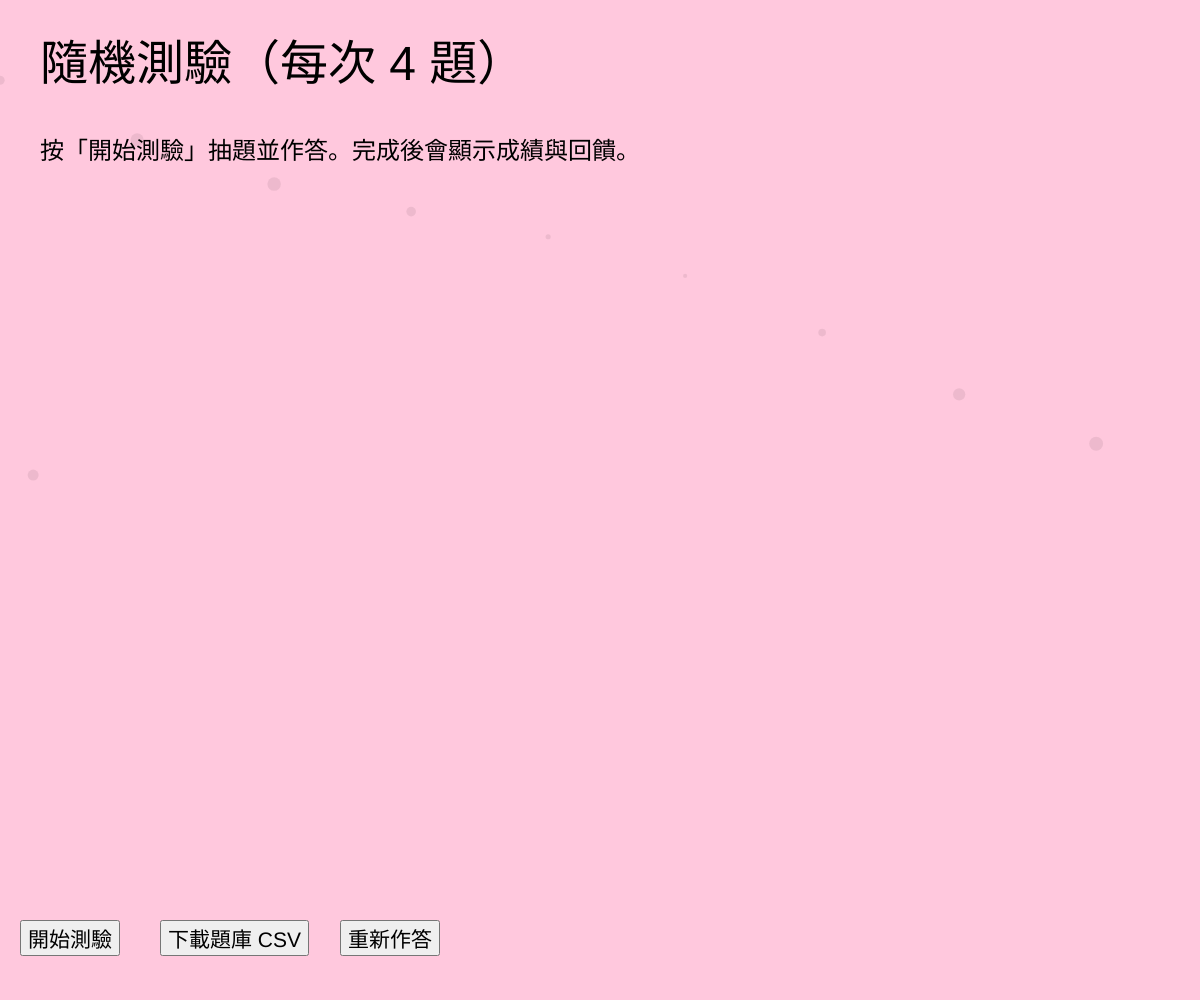
Frame 1 (no input)
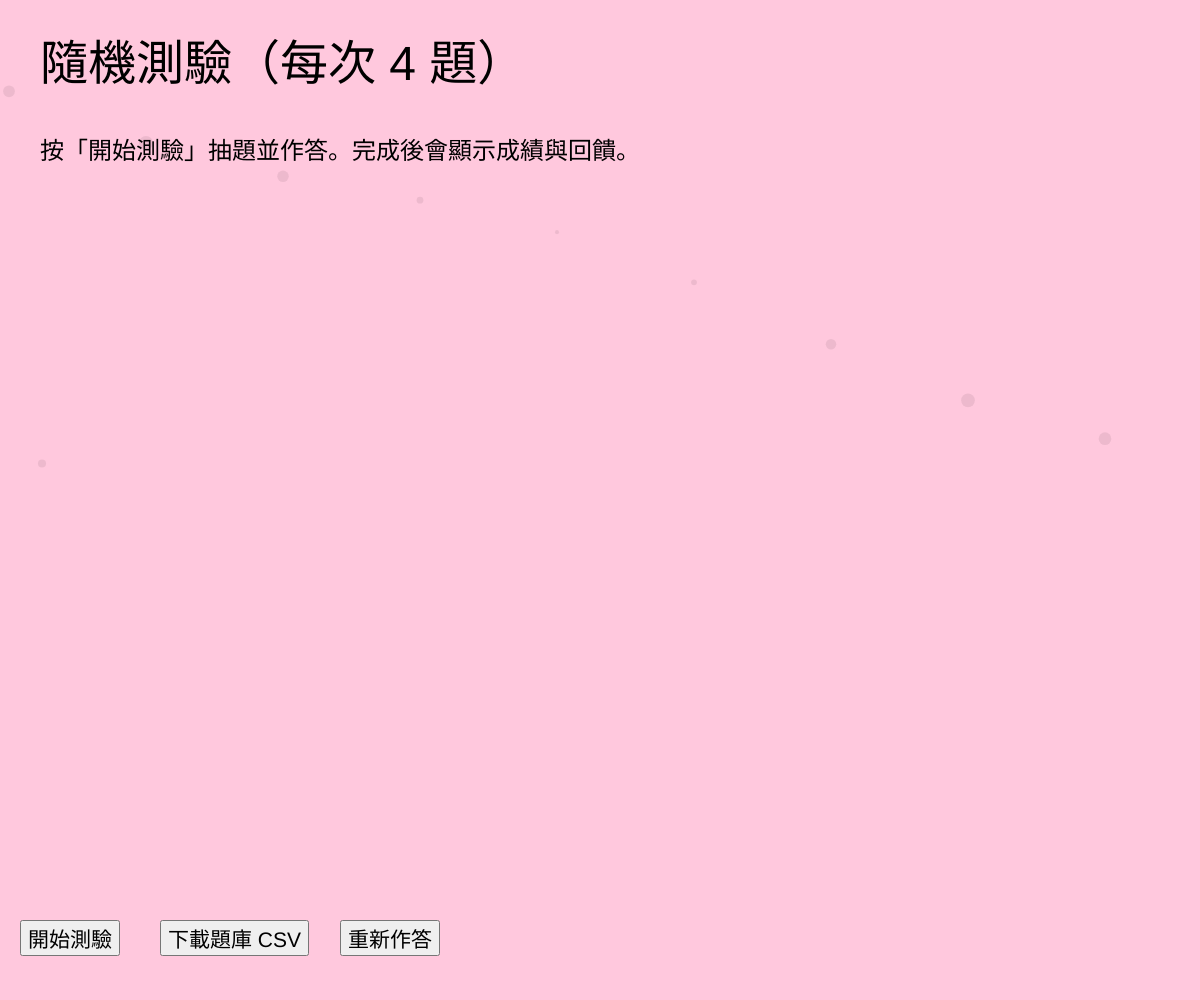
Frame 60 (no input)
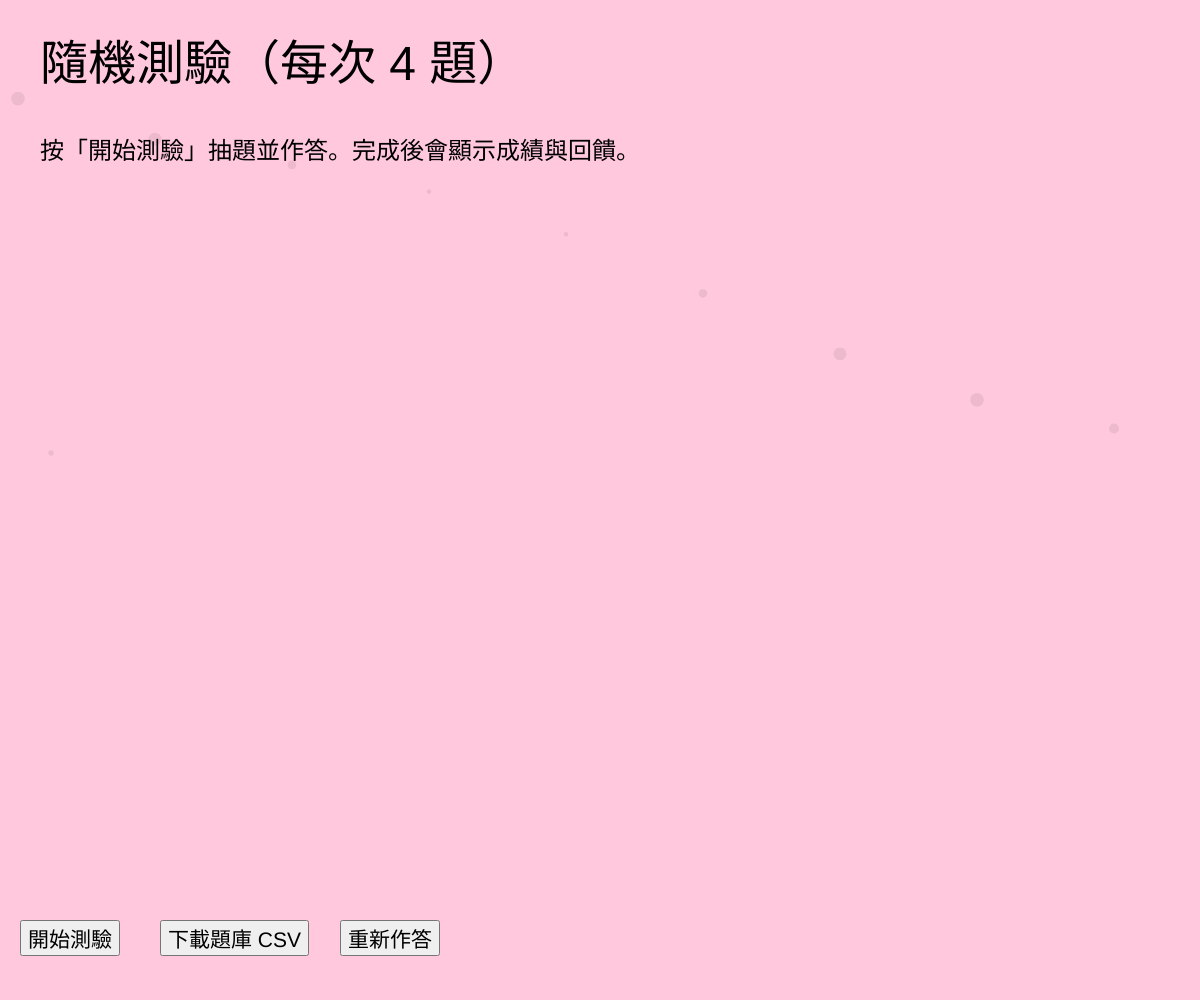
Frame 120 (the mouse pressed at the canvas centre since frame 60)

The p5.js sketch that drew these frames (run headless with seeded random() and noise() and a simulated clock; from frame 60 on, the mouse is pressed at the canvas centre):

// p5.js sketch
// ── sketch.js
let questions = [];
let quiz = [];
let currentIndex = 0;
let score = 0;
let state = 'intro'; // intro, quiz, result
let buttons = [];
let startBtn, downloadBtn, retryBtn;
let messageDiv;
let particles = [];

function setup() {
  createCanvas(windowWidth, windowHeight);
  textFont('Arial');
  initQuestionBank();
  createUI();
  positionUI();
}

function draw() {
  background('#ffc8dd'); // 背景改為粉色 #ffc8dd
  drawBackgroundParticles();
  fill(0); // 文字顏色改為黑色 #000000
  noStroke();
  if (state === 'intro') {
    drawIntro();
  } else if (state === 'quiz') {
    drawQuestion();
  } else if (state === 'result') {
    drawResult();
  }
  updateParticles();
}

function initQuestionBank() {
  // p5.js 題庫
  questions = [
    {id:1, q:"setup() 在 p5.js 中會在何時執行？", choices:["每一幀都執行","只執行一次（程式初始化時）","每次滑鼠點擊時執行","只有在 resize 時執行"], a:1, fb:"setup() 只在程式啟動時執行一次，用來建立 canvas 與初始化變數。"},
    {id:2, q:"draw() 的主要用途是？", choices:["只在初始化時執行一次","每一幀連續執行以更新畫面","只在滑鼠移動時執行","僅用於載入資源"], a:1, fb:"draw() 在預設情況下每一幀都會執行，常用來持續更新動畫或互動。"},
    {id:3, q:"createCanvas() 通常放在哪個函式內？", choices:["preload()","setup()","draw()","任何函式皆可"], a:1, fb:"createCanvas() 通常放在 setup() 內，用以建立繪圖區域。"},
    {id:4, q:"mouseX 在 p5.js 中表示什麼？", choices:["滑鼠是否被按下","滑鼠的 x 座標（相對於 canvas）","滑鼠移動的速度","滑鼠的按鍵編號"], a:1, fb:"mouseX 與 mouseY 分別表示滑鼠在 canvas 上的 x、y 座標。"},
    {id:5, q:"呼叫 noLoop() 會發生什麼事？", choices:["停止 draw() 的重複呼叫，使畫面停止更新","清除畫布內容","重設所有變數為初始值","加速 frameRate()"], a:0, fb:"noLoop() 會停止 draw() 的迴圈，畫面不再自動更新，除非呼叫 loop()。"},
    {id:6, q:"frameRate(30) 的作用是？", choices:["設定文字大小為 30","設定每秒幀數為 30","設定畫布寬度為 30","設定隨機數的上限為 30"], a:1, fb:"frameRate(n) 用來設定每秒繪製幀數（FPS）。"},
    {id:7, q:"stroke() 在 p5.js 中用來做什麼？", choices:["設定形狀的填色","設定形狀的外框（邊線）顏色","設定文字字型","清除畫布"], a:1, fb:"stroke() 設定形狀或線條的邊線顏色；fill() 則用於填充內部。"},
    {id:8, q:"preload() 的主要用途是？", choices:["每一幀都執行初始化","在程式開始前同步載入資源（如影像、聲音）","用於顯示結果畫面","取代 setup() 的功能"], a:1, fb:"preload() 用於在程式啟動前載入外部資源，確保資源可用後才進行 setup()。"},
    {id:9, q:"image(img, x, y) 在 p5.js 中用於？", choices:["畫矩形","顯示影像（image）","設定字型","改變座標系統"], a:1, fb:"image() 用來在畫布上顯示事先載入的影像物件。"},
    {id:10, q:"rectMode(CENTER) 會改變什麼行為？", choices:["將矩形的定位原點改為中心點","改變矩形的顏色","讓矩形自動旋轉","啟用矩形的圓角效果"], a:0, fb:"rectMode(CENTER) 使 rect(x,y,w,h) 的 x,y 以矩形中心為基準。"},
    {id:11, q:"random(10, 20) 回傳什麼類型的值？", choices:["介於 0 到 1 的數值","整數 10 到 20（含）","介於 10 到 20 的浮點數","回傳陣列"], a:2, fb:"random(a,b) 傳回介於 a 與 b 之間的浮點數（含 a，接近但通常不含 b）。若需整數可用 floor() 或 int()。"},
    {id:12, q:"createButton('OK') 回傳的是什麼？", choices:["p5 的 DOM 元素（p5.Element）","單純的字串 'button'","Canvas 元素","沒有回傳值"], a:0, fb:"createButton 會回傳一個 p5.Element，可以呼叫 .mousePressed() 等方法設定事件。"}
  ];
}

function createUI() {
  // 清理舊 DOM（保留 canvas）
  // 只移除上一次建立的 controls（避免移除 canvas）
  selectAll('button').forEach(b => b.remove());
  selectAll('div').forEach(d => {
    if (d.elt && d.elt.id && d.elt.id !== 'defaultCanvas0') d.remove();
    if (d.elt && !d.elt.id && d.html() === '') d.remove();
  });

  startBtn = createButton('開始測驗');
  startBtn.mousePressed(startQuiz);

  downloadBtn = createButton('下載題庫 CSV');
  downloadBtn.mousePressed(downloadCSV);

  retryBtn = createButton('重新作答');
  retryBtn.mousePressed(() => {
    startQuiz();
  });

  messageDiv = createDiv('');
  messageDiv.style('color', '#000'); // 訊息文字改為黑色
  messageDiv.style('font-size', '16px'); // 放大訊息字體
  messageDiv.style('max-width', '60%');
}

function positionUI() {
  // 將按鈕放在視窗左下角（響應式）
  let padding = 20;
  let btnY = height - 80;
  startBtn.position(padding, btnY);
  downloadBtn.position(padding + 140, btnY);
  retryBtn.position(padding + 320, btnY);
  messageDiv.position(padding, btnY + 40);

  // 若已建立選項按鈕，重新定位
  if (buttons && buttons.length) {
    let btnX = width * 0.55;
    let btnW = constrain(width * 0.38, 220, 560);
    let startY = height * 0.25;
    let spacing = min(56, height * 0.08);
    for (let i = 0; i < buttons.length; i++) {
      buttons[i].position(btnX, startY + i * spacing);
      buttons[i].size(btnW, 44);
      // 調整按鈕字體大小與顏色
      buttons[i].style('font-size', `${max(16, floor(width * 0.018))}px`);
      buttons[i].style('color', '#000');
    }
  }

  // 調整三個控制按鈕字體顏色/大小
  startBtn.style('font-size', `${max(16, floor(width * 0.018))}px`);
  downloadBtn.style('font-size', `${max(16, floor(width * 0.018))}px`);
  retryBtn.style('font-size', `${max(16, floor(width * 0.018))}px`);
  startBtn.style('color', '#000');
  downloadBtn.style('color', '#000');
  retryBtn.style('color', '#000');
}

function startQuiz() {
  // 亂數抽題
  quiz = shuffleArray(questions).slice(0, 4);
  currentIndex = 0;
  score = 0;
  state = 'quiz';
  messageDiv.html('');
  buttons.forEach(b => b.remove());
  buttons = [];
  createChoiceButtons();
  positionUI();
}

function createChoiceButtons() {
  buttons.forEach(b => b.remove());
  buttons = [];
  let btnX = width * 0.55;
  let btnW = constrain(width * 0.38, 220, 560);
  let startY = height * 0.25;
  let spacing = min(56, height * 0.08);
  for (let i = 0; i < 4; i++) {
    let b = createButton('');
    b.position(btnX, startY + i * spacing);
    b.size(btnW, 44);
    b.mousePressed(() => handleChoice(i));
    b.style('text-align', 'left');
    b.style('padding-left', '12px');
    b.style('background-color', '#ffffff');
    b.style('border-radius', '6px');
    b.style('border', '1px solid rgba(0,0,0,0.12)');
    b.style('color', '#000');
    buttons.push(b);
  }
  updateChoiceButtons();
}

function updateChoiceButtons() {
  if (state !== 'quiz') return;
  let item = quiz[currentIndex];
  for (let i = 0; i < 4; i++) {
    buttons[i].html(String.fromCharCode(65 + i) + '. ' + item.choices[i]);
  }
}

function drawIntro() {
  push();
  fill(0); // 文字黑色
  textSize(min(48, width * 0.06)); // 放大標題字體
  text('隨機測驗（每次 4 題）', 40, 80);
  textSize(min(24, width * 0.03)); // 放大描述字體
  text('按「開始測驗」抽題並作答。完成後會顯示成績與回饋。', 40, 140, width * 0.5);
  pop();
}

function drawQuestion() {
  let item = quiz[currentIndex];
  push();
  fill(0); // 題目文字改為黑色
  textSize(min(30, width * 0.035)); // 放大題目字體
  textAlign(LEFT, TOP);
  text('題目 ' + (currentIndex + 1) + ' / ' + quiz.length, 40, 40);
  textSize(min(26, width * 0.026)); // 放大問題內容字體
  let maxW = width * 0.45;
  text(item.q, 40, 80, maxW, height * 0.6);
  pop();
}

function handleChoice(choiceIndex) {
  let item = quiz[currentIndex];
  let correct = (choiceIndex === item.a);
  if (correct) {
    score++;
    spawnParticles(true);
  } else {
    spawnParticles(false);
  }
  // 顯示當題回饋短暫提示
  messageDiv.html((correct ? '答對！ ' : '答錯。 ') + item.fb);
  // 間隔後進入下一題或結束
  setTimeout(() => {
    currentIndex++;
    messageDiv.html('');
    if (currentIndex >= quiz.length) {
      state = 'result';
      buttons.forEach(b => b.hide());
    } else {
      updateChoiceButtons();
    }
  }, 800);
}

function drawResult() {
  push();
  fill(0); // 結果文字改為黑色
  textSize(min(40, width * 0.045)); // 放大標題字體
  textAlign(LEFT, TOP);
  text('測驗結果', 40, 60);
  textSize(min(28, width * 0.03)); // 放大副標題字體
  text('得分: ' + score + ' / ' + quiz.length, 40, 110);

  let pct = Math.round((score / quiz.length) * 100);
  let fb = feedbackForScore(pct);
  textSize(min(24, width * 0.024)); // 放大回饋字體
  text('正確率: ' + pct + '%', 40, 150);
  text('回饋: ' + fb, 40, 190, width * 0.45);

  // 視覺化：根據成績顯示不同的動畫（位置響應式）
  let baseX = width * 0.65;
  let baseY = height * 0.2;
  if (pct >= 75) {
    fill(255, 215, 0, 200);
    for (let i = 0; i < 6; i++) {
      ellipse(baseX + sin(frameCount * 0.05 + i) * (width * 0.03), baseY + i * (height * 0.05), 18, 18);
    }
  } else if (pct >= 50) {
    fill(100, 200, 255, 200);
    rect(baseX - 20, baseY + 40, width * 0.25, height * 0.18, 12);
  } else {
    fill(255, 100, 100, 160);
    for (let i = 0; i < 8; i++) {
      triangle(baseX + i * (width * 0.015), baseY + height * 0.18, baseX + i * (width * 0.015) + 6, baseY + height * 0.14, baseX + i * (width * 0.015) + 12, baseY + height * 0.18);
    }
  }
  pop();
}

function feedbackForScore(pct) {
  if (pct === 100) return "太棒了！完全答對，繼續保持！";
  if (pct >= 75) return "表現良好，但還有進步空間。";
  if (pct >= 50) return "基礎概念掌握，但建議再複習。";
  return "多做練習並複習相關知識再挑戰一次。";
}

function downloadCSV() {
  // 產生 CSV 內容
  let lines = [];
  lines.push(['id','question','choiceA','choiceB','choiceC','choiceD','answerIndex','feedback'].join(','));
  questions.forEach(q => {
    // 以雙引號包住，並替換內部雙引號
    let row = [
      q.id,
      '"' + q.q.replace(/"/g, '""') + '"',
      '"' + q.choices[0].replace(/"/g, '""') + '"',
      '"' + q.choices[1].replace(/"/g, '""') + '"',
      '"' + q.choices[2].replace(/"/g, '""') + '"',
      '"' + q.choices[3].replace(/"/g, '""') + '"',
      q.a,
      '"' + q.fb.replace(/"/g, '""') + '"'
    ];
    lines.push(row.join(','));
  });
  let csv = lines.join('\r\n');
  // 建立下載
  let blob = new Blob([csv], {type: 'text/csv;charset=utf-8;'});
  let url = URL.createObjectURL(blob);
  let a = createA(url, 'download');
  a.attribute('download', 'question_bank.csv');
  a.elt.click();
  URL.revokeObjectURL(url);
  a.remove();
}

function shuffleArray(arr) {
  let copy = arr.slice();
  for (let i = copy.length - 1; i > 0; i--) {
    let j = Math.floor(Math.random() * (i + 1));
    [copy[i], copy[j]] = [copy[j], copy[i]];
  }
  return copy;
}

/* ----------------- 更豐富的粒子/動畫效果 ----------------- */

function spawnParticles(correct) {
  // 更生動的 confetti / 粒子效果
  let count = correct ? 50 : 24;
  for (let i = 0; i < count; i++) {
    particles.push({
      x: random(width * 0.55, width * 0.95),
      y: random(height * 0.15, height * 0.45),
      vx: random(-6, 6),
      vy: random(-10, -2),
      life: random(80, 200),
      maxLife: random(80, 200),
      col: color(
        correct ? random(140,255) : random(200,255),
        correct ? random(120,220) : random(90,160),
        correct ? random(60,180) : random(90,140)
      ),
      size: random(6, 18),
      rot: random(0, TWO_PI),
      rotSpeed: random(-0.35, 0.35),
      shape: random(['rect','ellipse','triangle']),
      gravity: random(0.12, 0.28),
      friction: random(0.985, 0.997),
      bounce: 0.55 + random(0,0.2),
      trail: []
    });
  }
}

function updateParticles() {
  // 更新並渲染粒子，加入尾跡與簡單碰撞
  for (let i = particles.length - 1; i >= 0; i--) {
    let p = particles[i];
    // store trail
    p.trail.unshift({x: p.x, y: p.y, a: map(p.life, 0, p.maxLife, 0, 160)});
    if (p.trail.length > 8) p.trail.pop();

    p.vx *= p.friction;
    p.x += p.vx;
    p.vy += p.gravity;
    p.y += p.vy;
    p.rot += p.rotSpeed;
    p.life--;

    // 地面碰撞（從畫面底部回彈）
    if (p.y > height - 20) {
      p.y = height - 20;
      p.vy *= -p.bounce;
      p.vx *= 0.7;
      // 減少壽命以避免無限反彈
      p.life -= 6;
    }

    push();
    translate(p.x, p.y);
    rotate(p.rot);
    noStroke();
    // draw trail (fainter ellipses behind)
    for (let t = 0; t < p.trail.length; t++) {
      let tt = p.trail[t];
      let a = tt.a * (1 - t / p.trail.length);
      fill(red(p.col), green(p.col), blue(p.col), a * 0.6);
      ellipse(tt.x - p.x - p.vx * t * 0.6, tt.y - p.y - p.vy * t * 0.6, p.size * (1 - t / (p.trail.length+1)) * 0.7, p.size * 0.4);
    }

    // main particle
    let alpha = map(p.life, 0, p.maxLife, 0, 255);
    fill(red(p.col), green(p.col), blue(p.col), alpha);
    if (p.shape === 'rect') {
      rectMode(CENTER);
      rect(0, 0, p.size, p.size * 0.6, 2);
    } else if (p.shape === 'ellipse') {
      ellipse(0, 0, p.size, p.size);
    } else {
      // triangle as small shard
      triangle(-p.size*0.5, p.size*0.5, 0, -p.size*0.6, p.size*0.5, p.size*0.5);
    }
    pop();

    if (p.life <= 0 || p.size <= 0.1) {
      particles.splice(i, 1);
    }
  }
}

function drawBackgroundParticles() {
  // 背景大顆粒、緩慢漂浮並加上視差效果
  noStroke();
  let cols = max(8, floor(width / 120));
  for (let i = 0; i < cols; i++) {
    let x = (i * 137 + frameCount * 0.15) % width;
    let y = height * 0.08 + (sin(frameCount * 0.01 + i) * height * 0.02) + ((i * 43) % (height * 0.6));
    let size = map(sin(frameCount * 0.01 + i), -1, 1, 4, 14);
    fill(0, 0, 0, 18); // 以黑色低透明度點綴（與背景粉色形成對比）
    ellipse(x, y, size, size);
  }
}

function windowResized() {
  resizeCanvas(windowWidth, windowHeight);
  positionUI();
}
